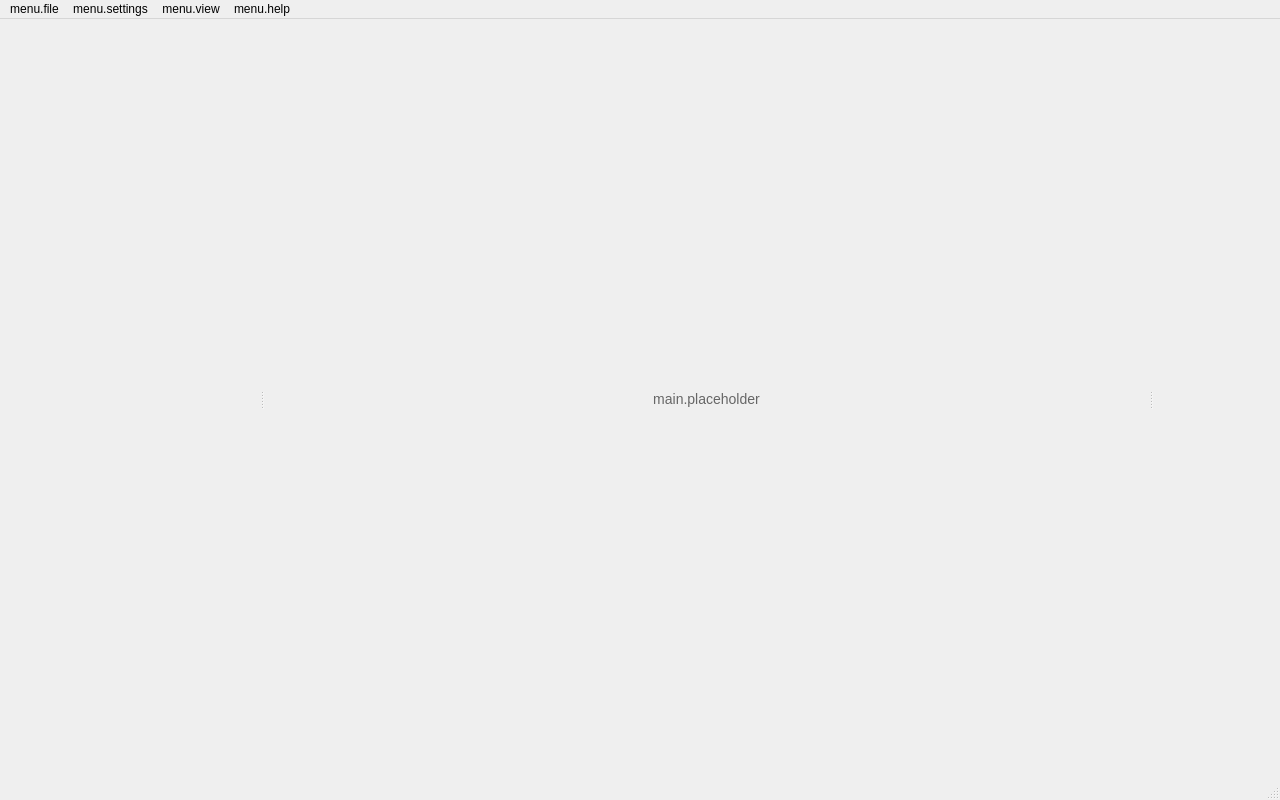
<?xml version="1.0" encoding="UTF-8"?>
<ui version="4.0">
 <class>MainWindow</class>
 <widget class="QMainWindow" name="MainWindow">
  <property name="geometry">
   <rect>
    <x>0</x>
    <y>0</y>
    <width>1280</width>
    <height>800</height>
   </rect>
  </property>
  <property name="windowTitle">
   <string notr="true">OpenSourceTree</string>
  </property>
  <widget class="QWidget" name="centralwidget">
   <layout class="QHBoxLayout" name="centralLayout">
    <property name="spacing">
     <number>0</number>
    </property>
    <property name="leftMargin">
     <number>0</number>
    </property>
    <property name="topMargin">
     <number>0</number>
    </property>
    <property name="rightMargin">
     <number>0</number>
    </property>
    <property name="bottomMargin">
     <number>0</number>
    </property>
    <item>
     <widget class="QSplitter" name="mainSplitter">
      <property name="orientation">
       <enum>Qt::Orientation::Horizontal</enum>
      </property>
      <widget class="BookmarksPanel" name="bookmarksPanel" native="true">
       <property name="minimumSize">
        <size>
         <width>160</width>
         <height>0</height>
        </size>
       </property>
       <property name="maximumSize">
        <size>
         <width>260</width>
         <height>16777215</height>
        </size>
       </property>
      </widget>
      <widget class="QWidget" name="placeholderPage" native="true">
       <layout class="QHBoxLayout" name="placeholderLayout">
        <property name="leftMargin">
         <number>9</number>
        </property>
        <property name="topMargin">
         <number>9</number>
        </property>
        <property name="rightMargin">
         <number>9</number>
        </property>
        <property name="bottomMargin">
         <number>9</number>
        </property>
        <item>
         <widget class="QLabel" name="placeholderLabel">
          <property name="styleSheet">
           <string notr="true">color: #666; font-size: 14px;</string>
          </property>
          <property name="text">
           <string notr="true">main.placeholder</string>
          </property>
          <property name="alignment">
           <set>Qt::AlignmentFlag::AlignCenter</set>
          </property>
         </widget>
        </item>
       </layout>
      </widget>
      <widget class="QTabWidget" name="repoTabs">
       <property name="tabPosition">
        <enum>QTabWidget::TabPosition::North</enum>
       </property>
       <property name="currentIndex">
        <number>-1</number>
       </property>
       <property name="documentMode">
        <bool>true</bool>
       </property>
       <property name="tabsClosable">
        <bool>true</bool>
       </property>
       <property name="movable">
        <bool>true</bool>
       </property>
      </widget>
     </widget>
    </item>
   </layout>
  </widget>
  <widget class="QMenuBar" name="menubar">
   <widget class="QMenu" name="menuFile">
    <property name="title">
     <string notr="true">menu.file</string>
    </property>
    <addaction name="actionOpen"/>
    <addaction name="actionClone"/>
    <addaction name="separator"/>
    <addaction name="actionQuit"/>
   </widget>
   <widget class="QMenu" name="menuSettings">
    <property name="title">
     <string notr="true">menu.settings</string>
    </property>
    <addaction name="actionAccounts"/>
    <addaction name="separator"/>
    <addaction name="actionSsh"/>
    <addaction name="actionIdentity"/>
    <addaction name="separator"/>
    <addaction name="actionLanguage"/>
   </widget>
   <widget class="QMenu" name="menuView">
    <property name="title">
     <string notr="true">menu.view</string>
    </property>
    <addaction name="actionRefresh"/>
   </widget>
   <widget class="QMenu" name="menuHelp">
    <property name="title">
     <string notr="true">menu.help</string>
    </property>
    <addaction name="actionAbout"/>
   </widget>
   <addaction name="menuFile"/>
   <addaction name="menuSettings"/>
   <addaction name="menuView"/>
   <addaction name="menuHelp"/>
  </widget>
  <widget class="QStatusBar" name="statusbar"/>
  <action name="actionOpen">
   <property name="text">
    <string notr="true">menu.file.open</string>
   </property>
  </action>
  <action name="actionClone">
   <property name="text">
    <string notr="true">menu.file.clone</string>
   </property>
  </action>
  <action name="actionQuit">
   <property name="text">
    <string notr="true">menu.file.quit</string>
   </property>
  </action>
  <action name="actionAccounts">
   <property name="text">
    <string notr="true">menu.settings.accounts</string>
   </property>
  </action>
  <action name="actionSsh">
   <property name="text">
    <string notr="true">menu.settings.ssh</string>
   </property>
  </action>
  <action name="actionIdentity">
   <property name="text">
    <string notr="true">menu.settings.identity</string>
   </property>
  </action>
  <action name="actionLanguage">
   <property name="text">
    <string notr="true">menu.settings.language</string>
   </property>
  </action>
  <action name="actionRefresh">
   <property name="text">
    <string notr="true">menu.view.refresh</string>
   </property>
   <property name="shortcut">
    <string notr="true">F5</string>
   </property>
  </action>
  <action name="actionAbout">
   <property name="text">
    <string notr="true">menu.help.about</string>
   </property>
  </action>
 </widget>
 <customwidgets>
  <customwidget>
   <class>BookmarksPanel</class>
   <extends>QWidget</extends>
   <header>app.ui.bookmarks_panel</header>
   <container>0</container>
  </customwidget>
 </customwidgets>
 <resources/>
 <connections/>
</ui>
